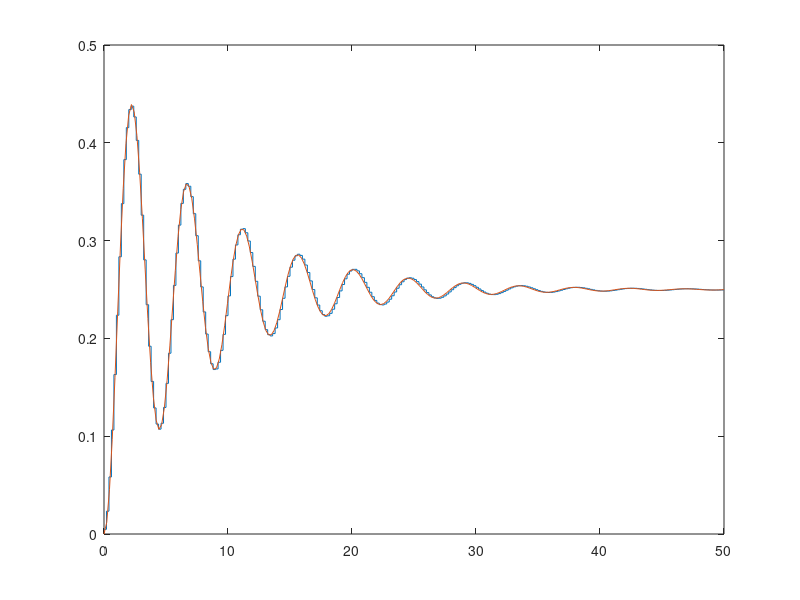

MATLAB code to generate this figure:
J = 2;
b = 1;
Kg = 0.5;
k = 4;

numerator = 1/J;  
denominator = [1, (b - Kg)/J, k/J];

sys = tf(numerator, denominator);

[y, tOut] = step(sys);
[y1, tOut1] = step(c2d(sys, 0.2, 'tustin'));

stairs(tOut1, y1)
hold on
plot(tOut, y)
